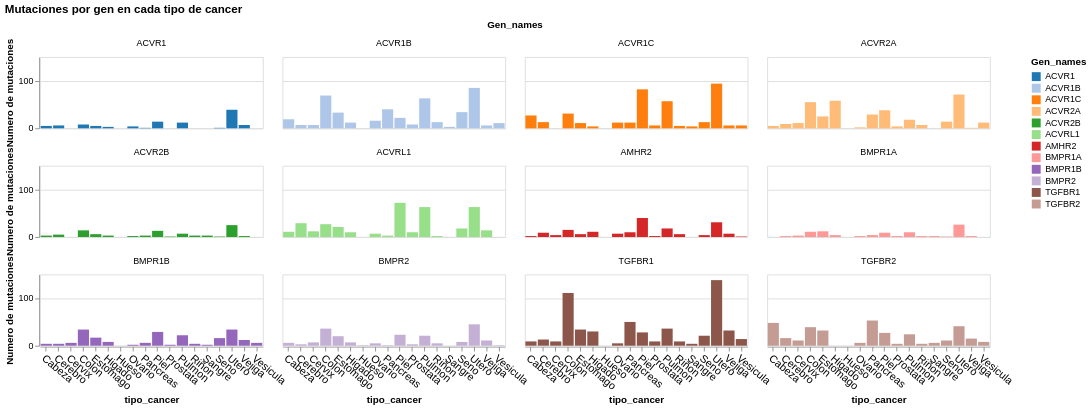

Here is the notebook cell this chart was saved with:
### Code cell
import altair as alt



alt.Chart(df_cancer).mark_bar().encode(
    x=alt.X('tipo_cancer',axis=alt.Axis(
              labelAngle=40, labelFontSize=12)),
    y=alt.Y('count(aa_mutation):Q', scale=alt.Scale(domain=[0, 150])).title('Numero de mutaciones').axis(format='.0f'),
    facet=alt.Facet('Gen_names').columns(4),
    color=alt.Color('Gen_names', scale=alt.Scale(scheme='category20')),
    tooltip=['count(aa_mutation):Q', 'Gen_names','tipo_cancer']
).properties(
    title='Mutaciones por gen en cada tipo de cancer',
    width=250,
    height=80
)

### Figure 1 — Vega-Lite specification as saved in the notebook (floating-point values rounded to 4 significant figures; data arrays with more than 128 entries replaced by an {"elided": "..."} marker saying what was removed)
{"config": {"view": {"continuousWidth": 300, "continuousHeight": 300}}, "data": {"name": "data-f7527de9d006c4b41aa832cffa376651"}, "mark": {"type": "bar"}, "encoding": {"color": {"field": "Gen_names", "scale": {"scheme": "category20"}, "type": "nominal"}, "facet": {"columns": 4, "field": "Gen_names", "type": "nominal"}, "tooltip": [{"aggregate": "count", "field": "aa_mutation", "type": "quantitative"}, {"field": "Gen_names", "type": "nominal"}, {"field": "tipo_cancer", "type": "nominal"}], "x": {"axis": {"labelAngle": 40, "labelFontSize": 12}, "field": "tipo_cancer", "type": "nominal"}, "y": {"aggregate": "count", "axis": {"format": ".0f"}, "field": "aa_mutation", "scale": {"domain": [0, 150]}, "title": "Numero de mutaciones", "type": "quantitative"}}, "height": 80, "title": "Mutaciones por gen en cada tipo de cancer", "width": 250, "$schema": "https://vega.github.io/schema/vega-lite/v5.17.0.json", "datasets": {"data-f7527de9d006c4b41aa832cffa376651": {"elided": "3321 records"}}}
